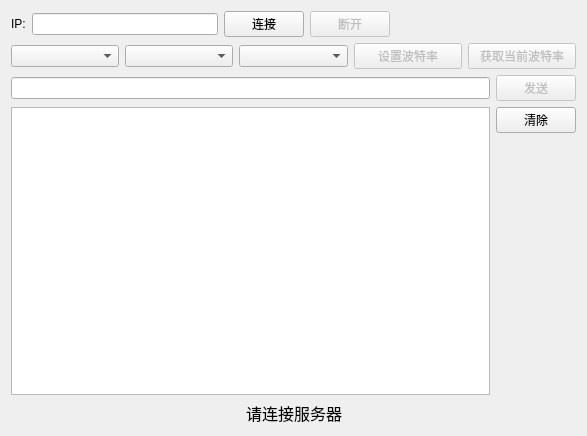
<?xml version="1.0" encoding="UTF-8"?>
<ui version="4.0">
 <class>Change485</class>
 <widget class="QDialog" name="Change485">
  <property name="geometry">
   <rect>
    <x>0</x>
    <y>0</y>
    <width>587</width>
    <height>436</height>
   </rect>
  </property>
  <property name="windowTitle">
   <string>485调试工具V0.0</string>
  </property>
  <layout class="QGridLayout" name="gridLayout_2">
   <item row="1" column="0">
    <layout class="QHBoxLayout" name="horizontalLayout">
     <item>
      <widget class="QComboBox" name="comboBox"/>
     </item>
     <item>
      <widget class="QComboBox" name="comboBox_2"/>
     </item>
     <item>
      <widget class="QComboBox" name="comboBox_3"/>
     </item>
     <item>
      <widget class="QPushButton" name="SetBaud">
       <property name="enabled">
        <bool>false</bool>
       </property>
       <property name="text">
        <string>设置波特率</string>
       </property>
      </widget>
     </item>
     <item>
      <widget class="QPushButton" name="GainBuad">
       <property name="enabled">
        <bool>false</bool>
       </property>
       <property name="text">
        <string>获取当前波特率</string>
       </property>
      </widget>
     </item>
    </layout>
   </item>
   <item row="3" column="0">
    <layout class="QGridLayout" name="gridLayout">
     <item row="0" column="0" rowspan="2">
      <widget class="QPlainTextEdit" name="search_textEdit">
       <property name="font">
        <font>
         <family>宋体</family>
         <pointsize>9</pointsize>
        </font>
       </property>
       <property name="contextMenuPolicy">
        <enum>Qt::DefaultContextMenu</enum>
       </property>
       <property name="acceptDrops">
        <bool>false</bool>
       </property>
       <property name="centerOnScroll">
        <bool>false</bool>
       </property>
      </widget>
     </item>
     <item row="0" column="1">
      <widget class="QPushButton" name="CllearFuntion">
       <property name="text">
        <string>清除</string>
       </property>
      </widget>
     </item>
     <item row="1" column="1">
      <spacer name="verticalSpacer">
       <property name="orientation">
        <enum>Qt::Vertical</enum>
       </property>
       <property name="sizeHint" stdset="0">
        <size>
         <width>20</width>
         <height>40</height>
        </size>
       </property>
      </spacer>
     </item>
    </layout>
   </item>
   <item row="0" column="0">
    <layout class="QHBoxLayout" name="horizontalLayout_2">
     <item>
      <widget class="QLabel" name="label">
       <property name="text">
        <string>IP:</string>
       </property>
      </widget>
     </item>
     <item>
      <widget class="QLineEdit" name="lineEdit"/>
     </item>
     <item>
      <widget class="QPushButton" name="ConnectFuntion">
       <property name="text">
        <string>连接</string>
       </property>
      </widget>
     </item>
     <item>
      <widget class="QPushButton" name="DisConnectFuntion">
       <property name="enabled">
        <bool>false</bool>
       </property>
       <property name="text">
        <string>断开</string>
       </property>
      </widget>
     </item>
     <item>
      <spacer name="horizontalSpacer">
       <property name="orientation">
        <enum>Qt::Horizontal</enum>
       </property>
       <property name="sizeHint" stdset="0">
        <size>
         <width>40</width>
         <height>20</height>
        </size>
       </property>
      </spacer>
     </item>
    </layout>
   </item>
   <item row="2" column="0">
    <layout class="QHBoxLayout" name="horizontalLayout_3">
     <item>
      <widget class="QLineEdit" name="lineEdit_2"/>
     </item>
     <item>
      <widget class="QPushButton" name="SendFuntion">
       <property name="enabled">
        <bool>false</bool>
       </property>
       <property name="text">
        <string>发送</string>
       </property>
      </widget>
     </item>
    </layout>
   </item>
   <item row="4" column="0">
    <layout class="QHBoxLayout" name="horizontalLayout_4">
     <item>
      <spacer name="horizontalSpacer_2">
       <property name="orientation">
        <enum>Qt::Horizontal</enum>
       </property>
       <property name="sizeHint" stdset="0">
        <size>
         <width>40</width>
         <height>20</height>
        </size>
       </property>
      </spacer>
     </item>
     <item>
      <widget class="QLabel" name="xiaoxilan_Label">
       <property name="font">
        <font>
         <family>宋体</family>
         <pointsize>12</pointsize>
        </font>
       </property>
       <property name="text">
        <string>请连接服务器</string>
       </property>
      </widget>
     </item>
     <item>
      <spacer name="horizontalSpacer_3">
       <property name="orientation">
        <enum>Qt::Horizontal</enum>
       </property>
       <property name="sizeHint" stdset="0">
        <size>
         <width>40</width>
         <height>20</height>
        </size>
       </property>
      </spacer>
     </item>
    </layout>
   </item>
  </layout>
 </widget>
 <resources/>
 <connections/>
</ui>
